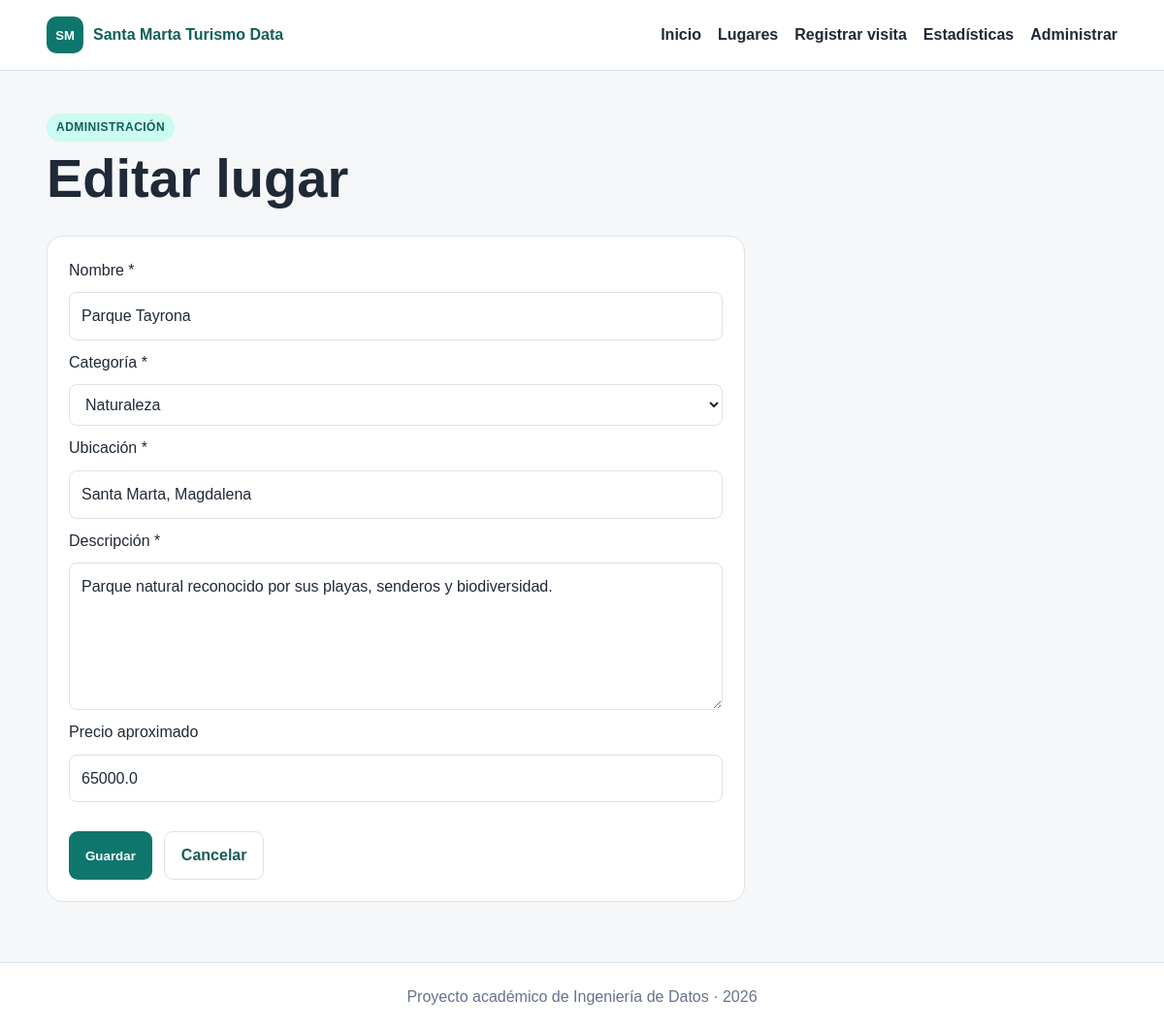
/administrar/editar/1, run on the app's committed database.
### tables this page shows
CREATE TABLE lugares (
    id_lugar INTEGER PRIMARY KEY AUTOINCREMENT,
    nombre TEXT NOT NULL,
    id_categoria INTEGER NOT NULL,
    ubicacion TEXT NOT NULL,
    descripcion TEXT NOT NULL,
    precio REAL NOT NULL DEFAULT 0 CHECK(precio >= 0),
    FOREIGN KEY (id_categoria) REFERENCES categorias(id_categoria)
);

CREATE TABLE categorias (
    id_categoria INTEGER PRIMARY KEY AUTOINCREMENT,
    nombre_categoria TEXT NOT NULL UNIQUE,
    descripcion TEXT
);

### app.py (the view, shortened to what this page needs)
@app.route("/administrar/editar/<int:id_lugar>", methods=["GET", "POST"])
def editar_lugar(id_lugar):
    conn = get_db()
    categorias = conn.execute("SELECT * FROM categorias ORDER BY nombre_categoria").fetchall()
    lugar = conn.execute("SELECT * FROM lugares WHERE id_lugar = ?", (id_lugar,)).fetchone()
    if not lugar:
        conn.close()
        return "Lugar no encontrado", 404
    conn.close()
    return render_template("form_lugar.html", categorias=categorias, lugar=lugar, titulo="Editar lugar")

### app.py (called while the page is built)
def get_db():
    conn = sqlite3.connect(DB_PATH)
    conn.row_factory = sqlite3.Row
    conn.execute("PRAGMA foreign_keys = ON")
    return conn

@app.context_processor
def inject_globals():
    return {"current_year": datetime.now().year}

### templates/form_lugar.html (shortened to what this page needs)
{% extends "base.html" %}
{% block content %}
<section class="pagina-titulo">
    <span class="etiqueta">Administración</span>
    <h1>{{ titulo }}</h1>
</section>
<form class="panel formulario formulario-limitado" method="post">
    <label for="nombre">Nombre *</label>
    <input type="text" name="nombre" id="nombre" value="{{ lugar.nombre if lugar else '' }}" required>
    <label for="id_categoria">Categoría *</label>
    <select name="id_categoria" id="id_categoria" required>
        {% for c in categorias %}
        <option value="{{ c.id_categoria }}"
            {% if lugar and lugar.id_categoria == c.id_categoria %}selected{% endif %}>
            {{ c.nombre_categoria }}
        </option>
        {% endfor %}
    </select>
    <label for="ubicacion">Ubicación *</label>
    <input type="text" name="ubicacion" id="ubicacion" value="{{ lugar.ubicacion if lugar else '' }}" required>
    <label for="descripcion">Descripción *</label>
    <textarea name="descripcion" id="descripcion" rows="5" required>{{ lugar.descripcion if lugar else '' }}</textarea>
    <label for="precio">Precio aproximado</label>
    <input type="number" name="precio" id="precio" min="0" step="1000" value="{{ lugar.precio if lugar else 0 }}">
    <div class="acciones">
        <button class="boton" type="submit">Guardar</button>
        <a class="boton secundario" href="{{ url_for('administrar') }}">Cancelar</a>
    </div>
</form>
{% endblock %}

### static/css/estilos.css (style rules this page uses)
:root { --primario: #0f766e; --primario-oscuro: #115e59; --secundario: #2563eb; --tercero: #7c3aed; --fondo: #f5f7f9; --texto: #1f2937; --gris: #64748b; --blanco: #ffffff; --borde: #dbe3e8; --suave: #eef7f6; --peligro: #b91c1c; }
* { box-sizing: border-box; }
body { margin: 0; font-family: Arial, Helvetica, sans-serif; color: var(--texto); background: var(--fondo); line-height: 1.6; }
.hero h1, .pagina-titulo h1, .detalle-hero h1 { font-size: clamp(2rem, 5vw, 3.5rem); line-height: 1.08; margin: 8px 0 18px; }
.etiqueta, .badge { display: inline-block; color: var(--primario-oscuro); background: #ccfbf1; padding: 5px 10px; border-radius: 999px; font-size: .75rem; font-weight: 800; text-transform: uppercase; letter-spacing: .04em; }
.acciones { display: flex; gap: 12px; flex-wrap: wrap; margin-top: 20px; }
.boton { display: inline-block; background: var(--primario); color: white; padding: 11px 17px; border-radius: 9px; text-decoration: none; border: none; cursor: pointer; font-weight: 700; }
.boton.secundario { background: white; color: var(--primario-oscuro); border: 1px solid var(--borde); }
.card, .panel, .panel-suave { background: white; border: 1px solid var(--borde); border-radius: 16px; padding: 22px; }
.pagina-titulo { margin: 10px 0 28px; }
select, input, textarea { width: 100%; padding: 11px 12px; border: 1px solid var(--borde); border-radius: 8px; font: inherit; background: white; color: var(--texto); }
.formulario { display: grid; gap: 10px; }
.formulario-limitado { max-width: 720px; }

### data on the page
lugares: nombre "Parque Tayrona", id_categoria "Naturaleza", ubicacion "Santa Marta, Magdalena", descripcion "Parque natural reconocido por sus playas, senderos y biodiversidad.", precio "65000.0"

### other printed values
{{ titulo }} "Editar lugar"
